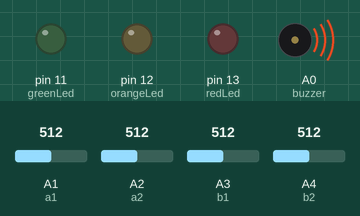
Recording of a sketch running on a simulated Arduino Uno, built with avr-gcc and run on an emulated ATmega328P. Parts: output pins drawn as LEDs (lit = HIGH), buzzer (waves = sounding). The test bench sets the inputs (shaded band); at power-on: A1 (a1) = 512, A2 (a2) = 512, A3 (b1) = 512, A4 (b2) = 512.

Above: at 0.05 s.
Timing chart, 0 to 3.0 s (numbered marks = the images above):
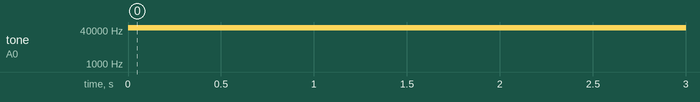

Measured:
- by itself, tone on A0 (buzzer): silent → 50000 Hz at 0.00 s

The sketch:

GameBoard_Final.ino
```cpp
int greenLed      = 11;
int orangeLed     = 12;
int redLed        = 13;

int white = 0;
int green = 1;
int orange= 2;
int red   = 3;

int buzzer = A0;

int a1  = A1;
int a2  = A2;
int b1  = A3;
int b2  = A4;


int squareA1   = analogRead(a1);
int squareB1   = analogRead(b1);
int squareA2   = analogRead(a2);
int squareB2   = analogRead(b2);

int colorSquare(int square, int color) {
    int squareState = (analogRead(square));
    if (color != white){

      if (color == red){
        if (squareState  > 0){
          tone(buzzer, 50000, 500);
          digitalWrite(redLed,HIGH);
          delay(1);
          digitalWrite(redLed,LOW);
        }
       }
      else if (color != red){
        if (squareState == 0){
          if (color == orange) {
            tone(buzzer, 40000, 500);
            digitalWrite(orangeLed,HIGH);
            delay(1);
            digitalWrite(orangeLed,LOW);
          }
          else if (color == green) {
            tone(buzzer, 60000, 500);
            digitalWrite(greenLed,HIGH);
            delay(1);
            digitalWrite(greenLed,LOW);
          }
        }
      }
    }
}

void setup() {

  pinMode(greenLed,OUTPUT);
  pinMode(orangeLed,OUTPUT);
  pinMode(redLed,OUTPUT);

  pinMode(buzzer, OUTPUT);

  pinMode(squareA1,INPUT);
  pinMode(squareB1,INPUT);
  pinMode(squareA2,INPUT);
  pinMode(squareB2,INPUT);

  pinMode(a1,INPUT);
  pinMode(b1,INPUT);
  pinMode(a2,INPUT);
  pinMode(b2,INPUT);
}

void loop() {

  colorSquare(a1, green);
  colorSquare(a2, orange);
  colorSquare(b1, red);
  colorSquare(b2, white);

  Serial.print("A1 output: ");
  Serial.println(analogRead(a1));

  Serial.print("A2 output: ");
  Serial.println(analogRead(a2));

  Serial.print("B1 output: ");
  Serial.println(analogRead(b1));

  Serial.print("B2 output: ");
  Serial.println(analogRead(b2));

  Serial.println("\n");

  delay(100);

}
```
